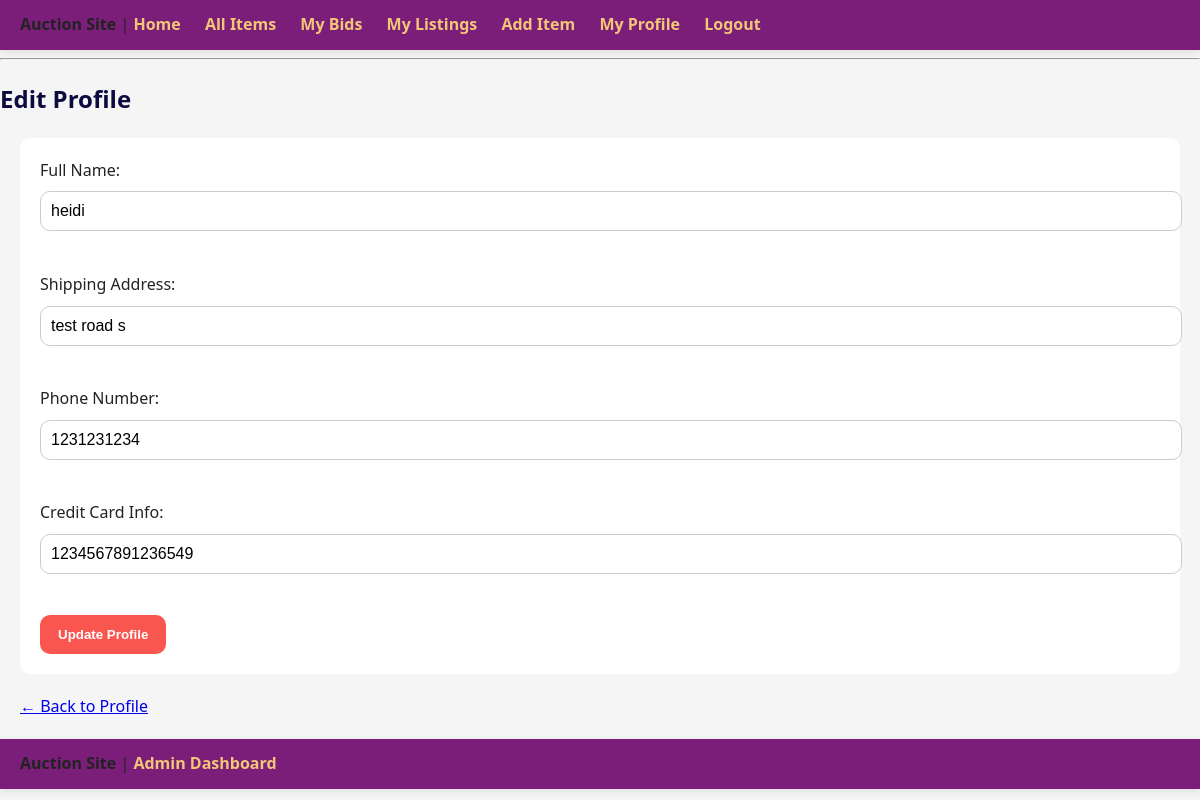
The app's page /edit_profile.php (signed in) with its own data.
### tables this page shows
CREATE TABLE `users` (
  `id` int(11) NOT NULL,
  `username` varchar(50) NOT NULL,
  `password` varchar(255) NOT NULL,
  `email` varchar(100) DEFAULT NULL,
  `created_at` timestamp NOT NULL DEFAULT current_timestamp(),
  `full_name` varchar(100) NOT NULL,
  `address` text NOT NULL,
  `credit_card` varchar(50) DEFAULT NULL,
  `phone` varchar(20) DEFAULT NULL
);

### edit_profile.php (the view, shortened to what this page needs)
<?php
include 'connection.php';
$user_id = $_SESSION['user_id'];
$sql = "SELECT full_name, address, credit_card, phone FROM users WHERE id = ?";
$stmt = $conn->prepare($sql);
$stmt->bind_param("i", $user_id);
$stmt->execute();
$result = $stmt->get_result();
$row = $result->fetch_assoc();
include 'header.php';
?>
<h2>Edit Profile</h2>
<form method="post" action="update_profile.php" style="margin: 20px;">
  <label>Full Name:<br>
    <input type="text" name="full_name" value="<?php echo htmlspecialchars($row['full_name']); ?>" required>
  </label><br><br>
  <label>Shipping Address:<br>
    <input type="text" name="address" value="<?php echo htmlspecialchars($row['address']); ?>" required>
  </label><br><br>
  <label>Phone Number:<br>
    <input type="text" name="phone" value="<?php echo htmlspecialchars($row['phone']); ?>" required>
  </label><br><br>
  <label>Credit Card Info:<br>
    <input type="text" name="credit_card" value="<?php echo htmlspecialchars($row['credit_card']); ?>">
  </label><br><br>
  <input type="submit" value="Update Profile">
</form>
<p style="margin: 20px;"><a href="profile.php">← Back to Profile</a></p>
<?php include 'footer.php'; ?>

### style.css (style rules this page uses)
:root { --russian-violet: #0c0a3e; --purple: #7b1e7a; --raspberry-rose: #b33f62; --bittersweet: #f9564f; --sunset: #f3c677; --light-gray: #f5f5f5; --text-dark: #222; --border-radius: 10px; --box-shadow: 0 2px 8px rgba(0, 0, 0, 0.1); }
body { font-family: 'Segoe UI', Tahoma, Geneva, Verdana, sans-serif; margin: 0; padding: 0; background-color: var(--light-gray); color: var(--text-dark); line-height: 1.6; }
h1, h2, h3 { color: var(--russian-violet); }
form { background: white; padding: 20px; border-radius: var(--border-radius); margin-bottom: 20px; }
input[type="text"], input[type="password"], input[type="number"], input[type="datetime-local"], select, textarea { width: 100%; padding: 10px; border: 1px solid #ccc; border-radius: var(--border-radius); margin-top: 8px; margin-bottom: 15px; font-size: 16px; }
input[type="submit"], button { background-color: var(--bittersweet); color: white; border: none; padding: 12px 18px; font-weight: bold; border-radius: var(--border-radius); cursor: pointer; transition: background-color 0.3s ease; }

### records on screen
users: full_name "heidi", address "test road s", phone "1231231234", credit_card "1234567891236549"
